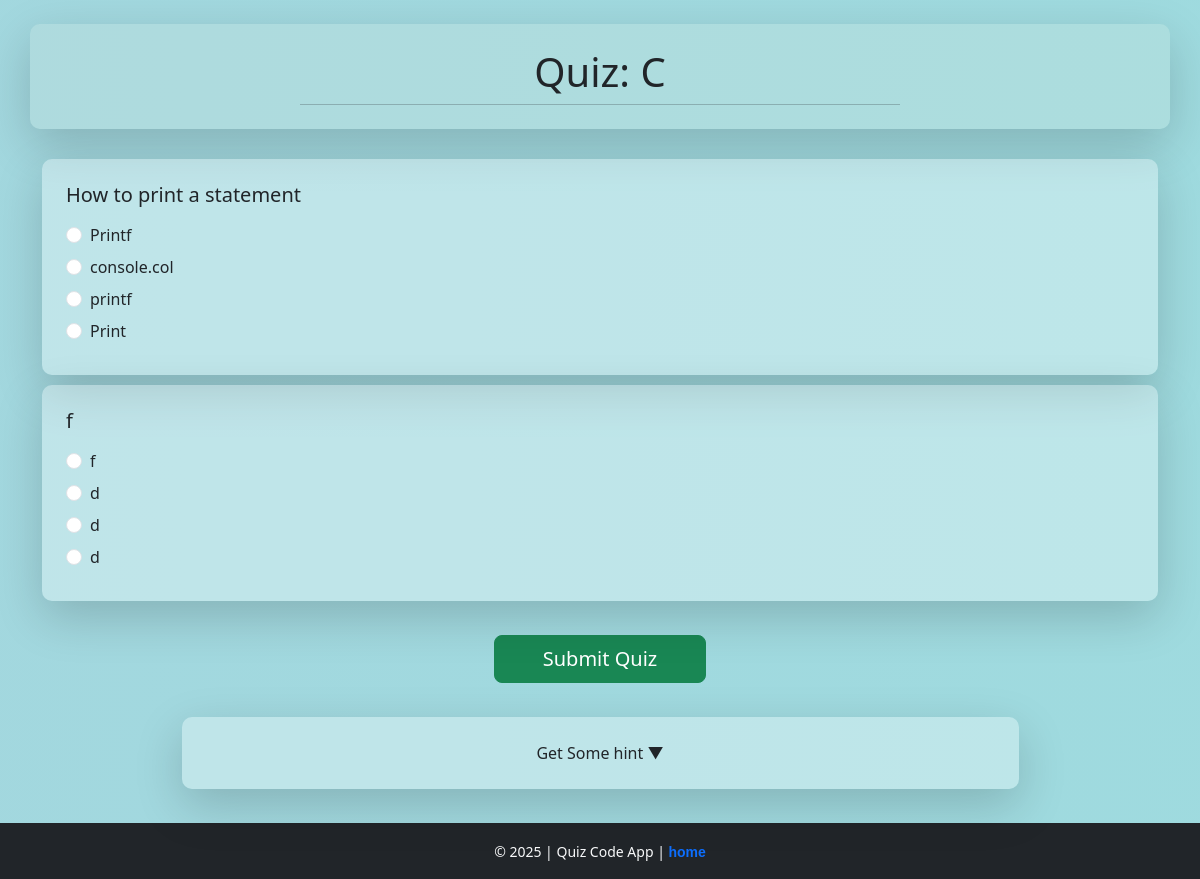
Screenshot of /quiz/37 with the database file from the repository.
### Quizapp/models.py (models this page shows, shortened)
class Subject(models.Model):
    name = models.CharField(max_length=100)
    q_hint_text = models.CharField(max_length=500, default="No hint available")

class Question(models.Model):
    subject = models.ForeignKey(Subject,on_delete=models.CASCADE)
    question_text  = models.CharField(max_length=300)
    option1  = models.CharField(max_length=100)
    option2  = models.CharField(max_length=100)
    option3  = models.CharField(max_length=100)
    option4  = models.CharField(max_length=100)
    correct_option  = models.IntegerField(choices=[(1,'Option1'),(2,'Option2'),(3,'Option3'),(4,'Option4'),])

### Quizapp/views.py (the view, shortened to what this page needs)
# urls.py: path('quiz/<int:subject_id>', views.quiz,name='quiz'),
def quiz(request,subject_id):
    subject  = get_object_or_404(Subject,pk=subject_id)
    questions = Question.objects.filter(subject=subject)
    hint = subject.q_hint_text
    return render(request,'quiz.html',{'sub':subject,'ques':questions,'hint':hint})

### templates/quiz.html (shortened to what this page needs)
{% extends "base.html" %}
{% block body %}
<main>
  <div class="text-center text-dark p-4 container mt-4 shadow-lg"
    style="background-color:rgba(250, 235, 215, 0.132);border-radius:10px;margin-bottom: 30px;">
    <h1>Quiz: {{sub.name}}</h1>
    <hr style="width: 600px; margin: 0 auto;">
  </div>
  <form action="{% url 'quiz' subject_id=sub.id %}" method="post">
    {% for i in ques %}
    <div class="container mb-0 mt-0" style="padding-bottom: 10px;">
      <div class="card question-cardd p-4 shadow-lg"
      style="background-color:rgba(255, 255, 255, 0.315);
      border:0px;
      box-shadow: 0 4px 20px rgba(44, 43, 43, 0.3);border-radius:10px">
        <h5 class="mb-3">{{ i.question_text }}</h5>
        <div class="form-check mb-2">
          <input class="form-check-input" required type="radio" name="{{ i.id }}" value="1" id="q{{ i.id }}-1">
          <label class="form-check-label" for="q{{ i.id }}-1">{{ i.option1 }}</label>
        </div>
        <div class="form-check mb-2">
          <input class="form-check-input" required type="radio" name="{{ i.id }}" value="2" id="q{{ i.id }}-2">
          <label class="form-check-label" for="q{{ i.id }}-2">{{ i.option2 }}</label>
        </div>
        <div class="form-check mb-2">
          <input class="form-check-input" required type="radio" name="{{ i.id }}" value="3" id="q{{ i.id }}-3">
          <label class="form-check-label" for="q{{ i.id }}-3">{{ i.option3 }}</label>
        </div>
        <div class="form-check mb-2">
          <input class="form-check-input" required type="radio" name="{{ i.id }}" value="4" id="q{{ i.id }}-4">
          <label class="form-check-label" for="q{{ i.id }}-4">{{ i.option4 }}</label>
        </div>
      </div>
    </div>
    {% endfor %}
    <div class="text-center mt-4">
      <button type="submit" class="btn btn-success btn-lg px-5">Submit Quiz</button>
    </div>
  </form>
  <br>
  <div class="container mb-0 mt-0 d-flex justify-content-center" style="padding-bottom: 10px;padding-top: 10px;">
    <div class="card question-cardd p-4 shadow-lg w-75" style="background-color:rgba(255, 255, 255, 0.315);
      border:0px;
      box-shadow: 0 4px 20px rgba(44, 43, 43, 0.3);border-radius:10px">
      <details>
        <summary class="d-flex justify-content-center">Get Some hint ▼</summary>
        <br><br>
      </details>
    </div>
</main>
{% endblock body %}

### templates/quiz.html (style rules this page uses)
.question-cardd { transition: transform 0.3s, box-shadow 0.3s; }
body { margin: 0; background: linear-gradient(270deg, #ee097868, #06beb56e, #48b1bf81); background-size: 800% 800%; animation: gradientMove 12s ease infinite; min-height: 100vh; display: flex; flex-direction: column; }

### templates/footer.html (style rules this page uses)
main { flex: 1; }
body { margin: 0; display: flex; flex-direction: column; min-height: 100vh; }

### rows the page displays
Subject: name "C"
Question: question_text "How to print a statement", option1 "Printf", option2 "console.col", option3 "printf", option4 "Print"
Question: question_text "f", option1 "f", option2 "d", option3 "d", option4 "d"
